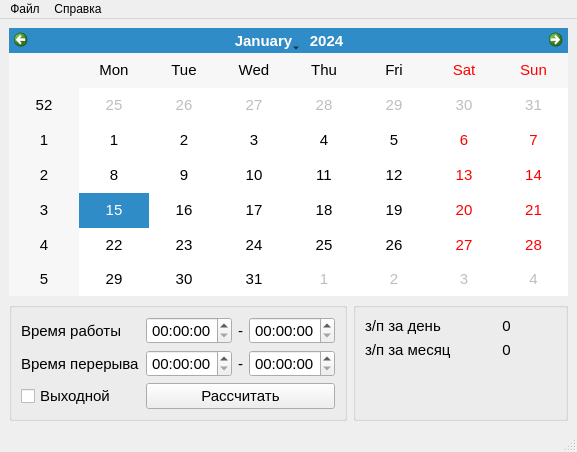
<?xml version="1.0" encoding="UTF-8"?>
<ui version="4.0">
 <class>MainWindow</class>
 <widget class="QMainWindow" name="MainWindow">
  <property name="geometry">
   <rect>
    <x>0</x>
    <y>0</y>
    <width>577</width>
    <height>452</height>
   </rect>
  </property>
  <property name="sizePolicy">
   <sizepolicy hsizetype="Fixed" vsizetype="Fixed">
    <horstretch>0</horstretch>
    <verstretch>0</verstretch>
   </sizepolicy>
  </property>
  <property name="windowTitle">
   <string>MainWindow</string>
  </property>
  <widget class="QWidget" name="centralwidget">
   <property name="sizePolicy">
    <sizepolicy hsizetype="Preferred" vsizetype="Preferred">
     <horstretch>0</horstretch>
     <verstretch>0</verstretch>
    </sizepolicy>
   </property>
   <layout class="QVBoxLayout" name="verticalLayout">
    <item>
     <widget class="QCalendarWidget" name="calendarWidget">
      <property name="font">
       <font>
        <pointsize>11</pointsize>
       </font>
      </property>
     </widget>
    </item>
    <item>
     <layout class="QHBoxLayout" name="horizontalLayout_3">
      <item>
       <widget class="QGroupBox" name="groupBox_2">
        <property name="sizePolicy">
         <sizepolicy hsizetype="Preferred" vsizetype="Maximum">
          <horstretch>0</horstretch>
          <verstretch>0</verstretch>
         </sizepolicy>
        </property>
        <property name="title">
         <string/>
        </property>
        <layout class="QGridLayout" name="gridLayout_2">
         <item row="0" column="3">
          <widget class="QTimeEdit" name="endWorkTimeEdit">
           <property name="font">
            <font>
             <pointsize>11</pointsize>
            </font>
           </property>
           <property name="alignment">
            <set>Qt::AlignCenter</set>
           </property>
          </widget>
         </item>
         <item row="1" column="2">
          <widget class="QLabel" name="label_6">
           <property name="maximumSize">
            <size>
             <width>10</width>
             <height>16777215</height>
            </size>
           </property>
           <property name="font">
            <font>
             <pointsize>11</pointsize>
            </font>
           </property>
           <property name="text">
            <string>-</string>
           </property>
           <property name="alignment">
            <set>Qt::AlignCenter</set>
           </property>
          </widget>
         </item>
         <item row="0" column="1">
          <widget class="QTimeEdit" name="startWorkTimeEdit">
           <property name="font">
            <font>
             <pointsize>11</pointsize>
            </font>
           </property>
           <property name="alignment">
            <set>Qt::AlignCenter</set>
           </property>
           <property name="buttonSymbols">
            <enum>QAbstractSpinBox::UpDownArrows</enum>
           </property>
           <property name="correctionMode">
            <enum>QAbstractSpinBox::CorrectToPreviousValue</enum>
           </property>
          </widget>
         </item>
         <item row="2" column="1" colspan="3">
          <widget class="QPushButton" name="calculateButton">
           <property name="font">
            <font>
             <pointsize>11</pointsize>
            </font>
           </property>
           <property name="text">
            <string>Рассчитать</string>
           </property>
           <property name="default">
            <bool>false</bool>
           </property>
           <property name="flat">
            <bool>false</bool>
           </property>
          </widget>
         </item>
         <item row="1" column="1">
          <widget class="QTimeEdit" name="startBreakTimeEdit">
           <property name="font">
            <font>
             <pointsize>11</pointsize>
            </font>
           </property>
           <property name="alignment">
            <set>Qt::AlignCenter</set>
           </property>
           <property name="buttonSymbols">
            <enum>QAbstractSpinBox::UpDownArrows</enum>
           </property>
           <property name="correctionMode">
            <enum>QAbstractSpinBox::CorrectToPreviousValue</enum>
           </property>
          </widget>
         </item>
         <item row="1" column="3">
          <widget class="QTimeEdit" name="endBreakTimeEdit">
           <property name="font">
            <font>
             <pointsize>11</pointsize>
            </font>
           </property>
           <property name="alignment">
            <set>Qt::AlignCenter</set>
           </property>
          </widget>
         </item>
         <item row="2" column="0">
          <widget class="QCheckBox" name="dayOffCheckBox">
           <property name="font">
            <font>
             <pointsize>11</pointsize>
            </font>
           </property>
           <property name="text">
            <string>Выходной</string>
           </property>
           <property name="iconSize">
            <size>
             <width>20</width>
             <height>20</height>
            </size>
           </property>
           <property name="checked">
            <bool>false</bool>
           </property>
           <property name="tristate">
            <bool>false</bool>
           </property>
          </widget>
         </item>
         <item row="0" column="2">
          <widget class="QLabel" name="label_2">
           <property name="maximumSize">
            <size>
             <width>10</width>
             <height>16777215</height>
            </size>
           </property>
           <property name="font">
            <font>
             <pointsize>11</pointsize>
            </font>
           </property>
           <property name="text">
            <string>-</string>
           </property>
           <property name="alignment">
            <set>Qt::AlignCenter</set>
           </property>
          </widget>
         </item>
         <item row="1" column="0">
          <widget class="QLabel" name="label_5">
           <property name="font">
            <font>
             <pointsize>11</pointsize>
            </font>
           </property>
           <property name="text">
            <string>Время перерыва</string>
           </property>
           <property name="textFormat">
            <enum>Qt::AutoText</enum>
           </property>
          </widget>
         </item>
         <item row="0" column="0">
          <widget class="QLabel" name="label">
           <property name="font">
            <font>
             <pointsize>11</pointsize>
            </font>
           </property>
           <property name="text">
            <string>Время работы</string>
           </property>
           <property name="textFormat">
            <enum>Qt::AutoText</enum>
           </property>
          </widget>
         </item>
        </layout>
       </widget>
      </item>
      <item>
       <widget class="QGroupBox" name="groupBox_3">
        <property name="sizePolicy">
         <sizepolicy hsizetype="Preferred" vsizetype="Preferred">
          <horstretch>0</horstretch>
          <verstretch>0</verstretch>
         </sizepolicy>
        </property>
        <property name="title">
         <string/>
        </property>
        <property name="alignment">
         <set>Qt::AlignLeading|Qt::AlignLeft|Qt::AlignVCenter</set>
        </property>
        <property name="flat">
         <bool>false</bool>
        </property>
        <property name="checkable">
         <bool>false</bool>
        </property>
        <layout class="QFormLayout" name="formLayout">
         <property name="labelAlignment">
          <set>Qt::AlignLeading|Qt::AlignLeft|Qt::AlignVCenter</set>
         </property>
         <item row="0" column="0">
          <widget class="QLabel" name="label_3">
           <property name="font">
            <font>
             <pointsize>11</pointsize>
            </font>
           </property>
           <property name="text">
            <string>з/п за день</string>
           </property>
           <property name="textFormat">
            <enum>Qt::AutoText</enum>
           </property>
          </widget>
         </item>
         <item row="0" column="1">
          <widget class="QLabel" name="dailySalaryLabel">
           <property name="minimumSize">
            <size>
             <width>60</width>
             <height>0</height>
            </size>
           </property>
           <property name="font">
            <font>
             <pointsize>11</pointsize>
            </font>
           </property>
           <property name="layoutDirection">
            <enum>Qt::LeftToRight</enum>
           </property>
           <property name="text">
            <string>0</string>
           </property>
           <property name="alignment">
            <set>Qt::AlignCenter</set>
           </property>
          </widget>
         </item>
         <item row="1" column="0">
          <widget class="QLabel" name="label_4">
           <property name="font">
            <font>
             <pointsize>11</pointsize>
            </font>
           </property>
           <property name="text">
            <string>з/п за месяц</string>
           </property>
           <property name="textFormat">
            <enum>Qt::AutoText</enum>
           </property>
          </widget>
         </item>
         <item row="1" column="1">
          <widget class="QLabel" name="monthlySalaryLabel">
           <property name="minimumSize">
            <size>
             <width>60</width>
             <height>0</height>
            </size>
           </property>
           <property name="font">
            <font>
             <pointsize>11</pointsize>
            </font>
           </property>
           <property name="text">
            <string>0</string>
           </property>
           <property name="alignment">
            <set>Qt::AlignCenter</set>
           </property>
          </widget>
         </item>
        </layout>
       </widget>
      </item>
     </layout>
    </item>
   </layout>
  </widget>
  <widget class="QMenuBar" name="menubar">
   <property name="geometry">
    <rect>
     <x>0</x>
     <y>0</y>
     <width>577</width>
     <height>25</height>
    </rect>
   </property>
   <widget class="QMenu" name="menu">
    <property name="title">
     <string>Файл</string>
    </property>
    <addaction name="actionSettings"/>
    <addaction name="actionQuit"/>
   </widget>
   <widget class="QMenu" name="menu_2">
    <property name="title">
     <string>Справка</string>
    </property>
    <addaction name="actionGitHub"/>
    <addaction name="actionAboutQt"/>
   </widget>
   <addaction name="menu"/>
   <addaction name="menu_2"/>
  </widget>
  <widget class="QStatusBar" name="statusbar"/>
  <action name="actionSettings">
   <property name="text">
    <string>Настройки</string>
   </property>
  </action>
  <action name="actionQuit">
   <property name="text">
    <string>Выход</string>
   </property>
   <property name="shortcut">
    <string>Ctrl+Q</string>
   </property>
  </action>
  <action name="actionGitHub">
   <property name="text">
    <string>GitHub</string>
   </property>
  </action>
  <action name="actionAboutQt">
   <property name="text">
    <string>О Qt</string>
   </property>
  </action>
 </widget>
 <resources/>
 <connections>
  <connection>
   <sender>actionQuit</sender>
   <signal>triggered()</signal>
   <receiver>MainWindow</receiver>
   <slot>close()</slot>
   <hints>
    <hint type="sourcelabel">
     <x>-1</x>
     <y>-1</y>
    </hint>
    <hint type="destinationlabel">
     <x>288</x>
     <y>225</y>
    </hint>
   </hints>
  </connection>
 </connections>
</ui>
